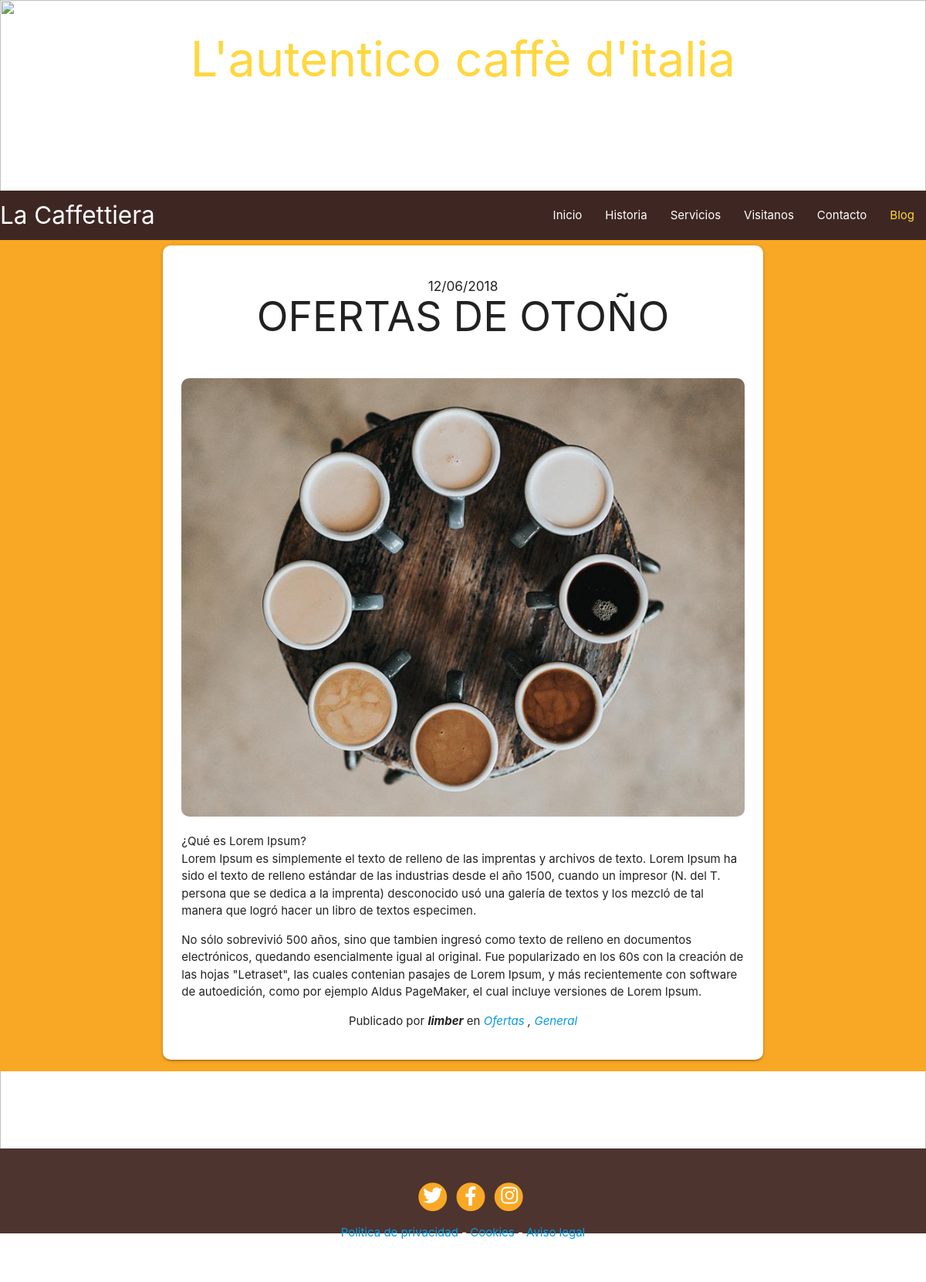
The app's page /blog/category/2/ with its own data.
### blog/models.py (models this page shows, shortened)
class Post(models.Model):
    title = models.CharField(max_length=200, verbose_name="Titulo")
    content = models.TextField(verbose_name="Contenido")
    published = models.DateTimeField(verbose_name="Fecha de publicacion", default=now)
    image = models.ImageField(verbose_name="Imagen", upload_to="blog", null=True, blank=True)
    author = models.ForeignKey(User, verbose_name="Autor", on_delete=models.CASCADE)
    categories = models.ManyToManyField(Category, verbose_name="Categorias", related_name="get_posts")
    created = models.DateTimeField(auto_now_add=True, verbose_name="Fecha de creacion")
    update = models.DateTimeField(auto_now=True, verbose_name="Fecha de edicion")
    class Meta:
        verbose_name = 'Entrada'
        verbose_name_plural = 'Entradas'
        ordering = ['-created']

class Category(models.Model):
    name = models.CharField(max_length=100, verbose_name="Nombre")
    created = models.DateTimeField(auto_now_add=True, verbose_name="Fecha de creacion")
    update = models.DateTimeField(auto_now=True, verbose_name="Fecha de edicion")
    class Meta:
        verbose_name = "categoria"
        verbose_name_plural = "categorias"
        ordering = ['-created']

### pages/models.py (models this page shows, shortened)
class Page(models.Model):
    title = models.CharField(verbose_name="Titulo", max_length=200)
    content = RichTextField(verbose_name="Contenido")
    order = models.SmallIntegerField(verbose_name="Orden", default=0)
    created = models.DateTimeField(auto_now_add=True, verbose_name="Fecha de creacion")
    update = models.DateTimeField(auto_now=True, verbose_name="Fecha de edicion")
    class Meta:
        verbose_name = 'pagina'
        verbose_name_plural = 'paginas'
        ordering = ['order', 'title']

### blog/views.py (the view)
# urls.py: path('category/<int:category_id>/', views.category, name="category")
def category(request, category_id):
    category = get_object_or_404(Category, id=category_id)
    return render(request, "blog/category.html", {'category':category})

### pages/templatetags/pages_extras.py (called while the page is built)
@register.simple_tag
def get_page_list():
    pages = Page.objects.all()
    return pages

### social/processors.py (called while the page is built)
def ctx_dict(request):
    ctx = {}
    links = Link.objects.all()
    for link in links:
        ctx[link.key] = link.url
    return ctx

### blog/templates/blog/category.html (shortened to what this page needs)
{% extends 'core/base.html' %}
{% load static %}
{% block content %}
{% for post in category.get_posts.all %}
<section class="yellow darken-3">
  <div class="row">
    <div class="col l8 offset-l2">
      <div class="card-panel blog-content">
        <h6 class="center blog-fecha">{{post.published|date:"SHORT_DATE_FORMAT"}}</h6>
        <h2 class="center blog-title"> {{post.title}} </h2>
        <img class="blog-img" src="{{post.image.url}}" alt="">
        <p class="center"> {{post.content|linebreaks}} </p>
        <p class="center">
            Publicado por
            <em><b>{{post.author}}</b></em> en
            <em>
            {% for category in post.categories.all %}
              <a href="{% url 'category' category.id %}" class="link">{{category.name}}</a>
              {% if not forloop.last %} , {% endif %}
            {% endfor %}
            </em>
        </p>
      </div>
    </div>
  </div>
</section>
{% endfor %}
{% endblock %}

### core/templates/core/base.html (shortened to what this page needs)
<!DOCTYPE html>
<html lang="en">
<head>
    {% load static %}
    <link
        rel="stylesheet"
        href="https://use.fontawesome.com/releases/v5.5.0/css/all.css"
>
    <link rel="stylesheet" href="{% static 'core/css/materialize.css' %}">
    <link rel="stylesheet" href="{% static 'core/css/base.css' %}">
</head>
<body>
    <div class="background-container">
        <section>
            <div class="row center position-title">
                <div class="col s12">
                    <h1 class="header amber-text text-accent-2">L'autentico caffè d'italia </h1>
                    <h2 class="white-text">La Caffettiera</h2>
                </div>
            </div>
            <nav>
                <div class="nav-wrapper brown darken-4">
                    <a href="{% url 'home' %}" class="brand-logo">La Caffettiera</a>
                    <ul class="right hide-on-med-and-down">
                        <li><a class="{% if request.path == '/' %} amber-text text-accent-2 {%endif%}" href="{% url 'home' %}">Inicio</a></li>
                        <li><a class="{% if request.path == '/about/' %} amber-text text-accent-2 {%endif%}" href="{% url 'about' %}">Historia</a></li>
                        <li><a class="{% if request.path == '/services/' %} amber-text text-accent-2 {%endif%}" href="{% url 'services' %}">Servicios</a></li>
                        <li><a class="{% if request.path == '/store/' %} amber-text text-accent-2 {%endif%}" href="{% url 'store' %}">Visitanos</a></li>
                        <li><a class="{% if request.path == '/contact/' %} amber-text text-accent-2 {%endif%}" href="{% url 'contact' %}">Contacto</a></li>
                        <li><a class="{% if request.path|slice:":6" == '/blog/' %} amber-text text-accent-2 {%endif%}" href="{% url 'blog' %}">Blog</a></li>
                    </ul>
                </div>
            </nav>
        </section>
        {% block content %}
        {% endblock content %}
        <footer class="page-footer position-footer brown darken-3">
            <div class="container">
                <div class="row">
                    <div class="col s12">
                        <p class="center">
                            {% if LINK_TWITTER %}
                            <a href="{{LINK_TWITTER}}" class="social-link">
                                <i class="fab fa-twitter  social-icon sitwitter"></i>
                                <i class="fas fa-circle social-icon-container"></i>
                            </a>
                            {% endif %}
                            {% if LINK_FACEBOOK %}
                            <a href="{{LINK_FACEBOOK}}" class="social-link">
                                <i class="fab fa-facebook-f  social-icon sifacebook"></i>
                                <i class="fas fa-circle social-icon-container"></i>
                            </a>
                            {% endif %}
                            {% if LINK_INSTAGRAM %}
                            <a href="{{LINK_INSTAGRAM}}" class="social-link">
                                <i class="fab fa-instagram  social-icon siinstagram"></i>
                                <i class="fas fa-circle social-icon-container"></i>
                            </a>
                            {% endif %}
                        </p>
                        <p class="center">
                            {% load pages_extras %}
                            {% get_page_list as page_list %}
                            {% for page in page_list%}
                                <a href="{% url 'page' page.id page.title|slugify %}" class="link">{{page.title}}</a> {% if not forloop.last %}-{% endif %}
                            {% endfor %}
                        </p>
                        <p class="center">La Caffettiera 2018</p>
                    </div>
                </div>
            </div>
        </footer>
    </div>
</body>
</html>

### core/static/core/css/base.css (style rules this page uses)
.background-container { position: relative; }
.position-footer { margin-top: 100px; padding: 0; height: 110px; }
.position-title { position: relative; top: 0; }
.blog-img { width: 100%; border-radius: 10px; }
.blog-content { border-radius: 10px; }
.blog-fecha { margin-top: 20px; margin-bottom: 0px; }
.blog-title { margin-top: 0px; margin-bottom: 50px; }
.social-link { display: inline-block; width: 45px; }
.social-icon { color: white; position: relative; z-index: 1; font-size: 25px; }
.sitwitter { left: 10px; top: 33px; }
.sifacebook { left: 10px; top: 34px }
.siinstagram { left: 11px; top: 33px; }
.social-icon-container { color: #f9a825; position: relative; left: 10px; font-size: 38px; }

### records on screen
Post: published "12/06/2018", title "OFERTAS DE OTOÑO", image (picture), content "¿Qué es Lorem Ipsum? Lorem Ipsum es simplemente el texto de relleno de las imprentas y archivos de texto. Lorem Ipsum ha sido el texto de relleno estándar de las industrias desde el año 1500, cuando un impresor (N. del T. persona que se dedica a la imprenta) desconocido usó una galería de textos y los mezcló de tal manera que logró hacer un libro de textos especimen. No sólo sobrevivió 500 años, sino que tambien ingresó como texto de relleno en documentos electrónicos, quedando esencialmente igual al original. Fue popularizado en los 60s con la creación de las hojas \"Letraset\", las cuales contenian pasajes de Lorem Ipsum, y más recientemente con software de autoedición, como por ejemplo…", author "limber"
Category: name "Ofertas"
Category: name "General"
Page: title "Politica de privacidad"
Page: title "Cookies"
Page: title "Aviso legal"
